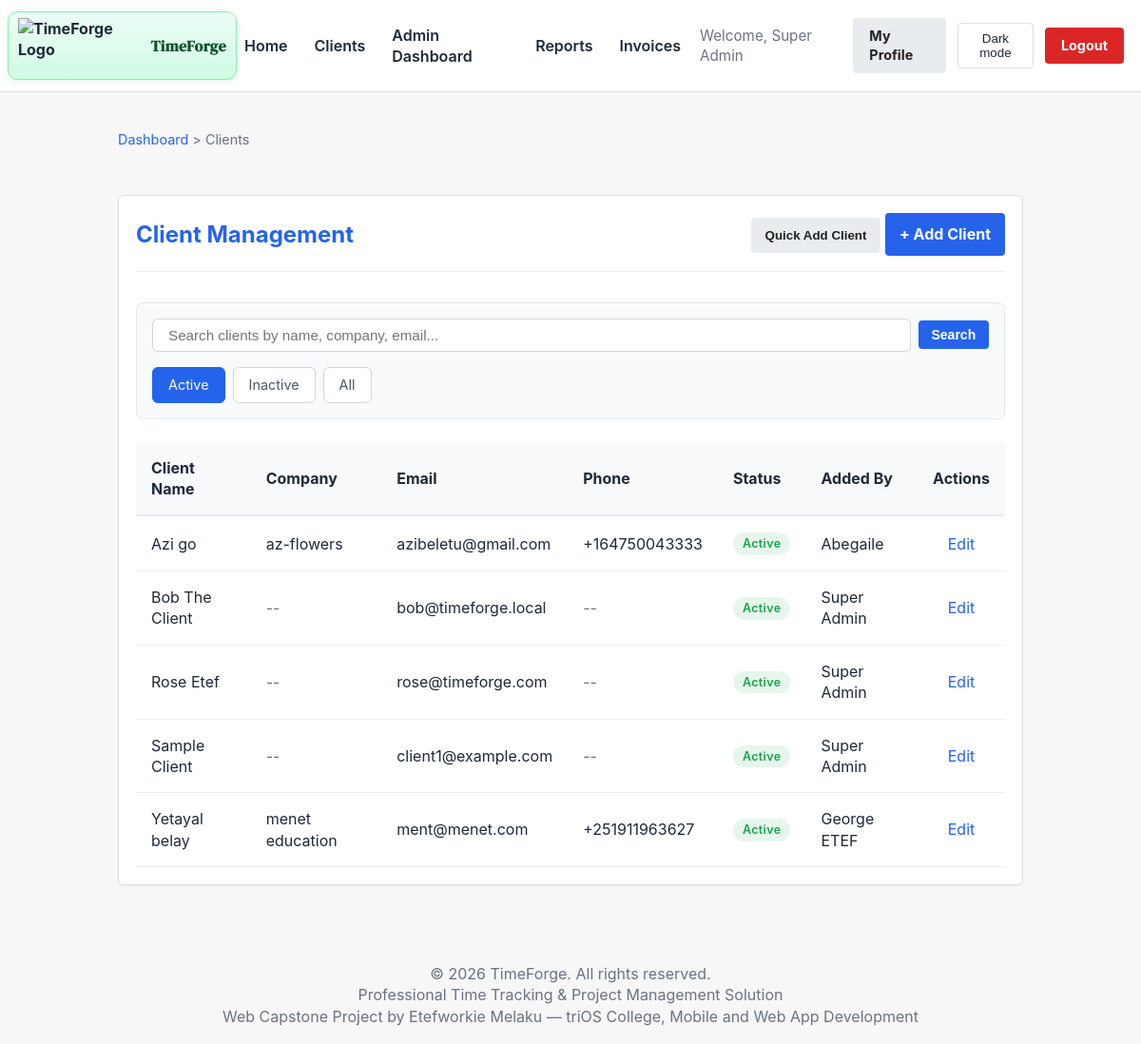
The page /clients.php (signed in) on the database its author committed.
### tables this page shows
CREATE TABLE `clients` (
  `id` int(11) NOT NULL AUTO_INCREMENT,
  `client_name` varchar(100) NOT NULL,
  `company_name` varchar(100) DEFAULT NULL,
  `email` varchar(100) NOT NULL,
  `phone` varchar(20) DEFAULT NULL,
  `address` text DEFAULT NULL,
  `user_id` int(11) DEFAULT NULL,
  `created_by` int(11) NOT NULL,
  `created_at` timestamp NOT NULL DEFAULT current_timestamp(),
  `updated_at` timestamp NOT NULL DEFAULT current_timestamp() ON UPDATE current_timestamp(),
  `is_active` tinyint(1) DEFAULT 1,
  PRIMARY KEY (`id`),
  UNIQUE KEY `email` (`email`),
  KEY `user_id` (`user_id`),
  KEY `created_by` (`created_by`),
  KEY `is_active` (`is_active`),
  CONSTRAINT `clients_ibfk_1` FOREIGN KEY (`user_id`) REFERENCES `users` (`id`) ON DELETE SET NULL,
  CONSTRAINT `clients_ibfk_2` FOREIGN KEY (`created_by`) REFERENCES `users` (`id`) ON DELETE CASCADE
);

CREATE TABLE `users` (
  `id` int(11) NOT NULL AUTO_INCREMENT,
  `username` varchar(50) NOT NULL,
  `email` varchar(100) NOT NULL,
  `password` varchar(255) NOT NULL,
  `role` enum('admin','freelancer','client') NOT NULL DEFAULT 'freelancer',
  `full_name` varchar(100) NOT NULL,
  `company_name` varchar(150) DEFAULT NULL,
  `business_tagline` varchar(200) DEFAULT NULL,
  `is_active` tinyint(1) DEFAULT 1,
  `last_login` datetime DEFAULT NULL,
  `last_active_at` datetime DEFAULT NULL,
  `current_project_id` int(11) DEFAULT NULL,
  `password_reset_token` varchar(255) DEFAULT NULL,
  `password_reset_expires` datetime DEFAULT NULL,
  `created_at` timestamp NOT NULL DEFAULT current_timestamp(),
  `updated_at` timestamp NOT NULL DEFAULT current_timestamp() ON UPDATE current_timestamp(),
  PRIMARY KEY (`id`),
  UNIQUE KEY `username` (`username`),
  UNIQUE KEY `email` (`email`),
  KEY `users_fk_current_project` (`current_project_id`),
  CONSTRAINT `users_fk_current_project` FOREIGN KEY (`current_project_id`) REFERENCES `projects` (`id`) ON DELETE SET NULL
);

### clients.php (the view, shortened to what this page needs)
<?php
require_once __DIR__ . '/db.php';
$user_role = $_SESSION['role'];
$status_filter = $_GET['status'] ?? 'active';
$search_query_raw = $_GET['search'] ?? '';
$search_query = is_string($search_query_raw) ? trim($search_query_raw) : '';
$sql = "SELECT c.*, u.full_name as user_name, creator.full_name as created_by_name
        FROM clients c
        LEFT JOIN users u ON c.user_id = u.id
        LEFT JOIN users creator ON c.created_by = creator.id
        WHERE 1=1";
$params = [];
if ($status_filter === 'active') {
    $sql .= " AND c.is_active = 1";
} elseif ($status_filter === 'inactive') {
    $sql .= " AND c.is_active = 0";
}
$sql .= " ORDER BY c.client_name ASC";
$clients = [];
try {
    $stmt = $pdo->prepare($sql);
    $stmt->execute($params);
    $clients = $stmt->fetchAll();
} catch (PDOException $e) {
    error_log('clients.php query error: ' . $e->getMessage());
    setFlash('error', 'Unable to load clients right now. Please try again.');
}
?>
<!DOCTYPE html>
<html lang="en">
<head>
    <link rel="stylesheet" href="css/style.css">
</head>
<body>
    <?php include_once __DIR__ . '/includes/header_partial.php'; ?>
    <main class="container">
        <div class="breadcrumb">
            <a href="index.php">Dashboard</a> &gt;
            <span>Clients</span>
        </div>
        <div class="card dashboard-card">
            <div class="dashboard-header">
                <h2>Client Management</h2>
                <?php if ($user_role === 'admin' || $user_role === 'freelancer'): ?>
                    <div class="dashboard-actions">
                        <button type="button" class="btn btn-secondary" data-modal-target="quickAddClientModal">Quick Add Client</button>
                        <a href="add_client.php" class="btn btn-primary">+ Add Client</a>
                    </div>
                <?php endif; ?>
            </div>
            <div class="filter-section">
                <form method="get" action="clients.php" class="filter-form">
                    <div class="search-box">
                        <input type="text"
                               name="search"
                               placeholder="Search clients by name, company, email..."
                               value="<?php echo htmlspecialchars($search_query); ?>"
                               class="search-input">
                        <button type="submit" class="btn btn-primary btn-sm">Search</button>
                    </div>
                    <div class="filter-tabs">
                        <a href="?status=active<?php echo $search_query ? '&search=' . urlencode($search_query) : ''; ?>"
                           class="filter-tab <?php echo $status_filter === 'active' ? 'active' : ''; ?>">
                            Active
                        </a>
                        <a href="?status=inactive<?php echo $search_query ? '&search=' . urlencode($search_query) : ''; ?>"
                           class="filter-tab <?php echo $status_filter === 'inactive' ? 'active' : ''; ?>">
                            Inactive
                        </a>
                        <a href="?status=all<?php echo $search_query ? '&search=' . urlencode($search_query) : ''; ?>"
                           class="filter-tab <?php echo $status_filter === 'all' ? 'active' : ''; ?>">
                            All
                        </a>
                    </div>
                </form>
            </div>
            <div class="table-responsive">
                <table class="project-table">
                    <thead>
                        <tr>
                            <th>Client Name</th>
                            <th>Company</th>
                            <th>Email</th>
                            <th>Phone</th>
                            <th>Status</th>
                            <th>Added By</th>
                            <th class="text-center">Actions</th>
                        </tr>
                    </thead>
                    <tbody>
                        <?php if (!empty($clients)): ?>
                            <?php foreach ($clients as $client): ?>
                            <tr>
                                <td class="client-name">
                                    <?php echo htmlspecialchars($client['client_name']); ?>
                                </td>
                                <td><?php echo $client['company_name'] ? htmlspecialchars($client['company_name']) : '<span class="placeholder-text">--</span>'; ?></td>
                                <td><?php echo htmlspecialchars($client['email']); ?></td>
                                <td><?php echo $client['phone'] ? htmlspecialchars($client['phone']) : '<span class="placeholder-text">--</span>'; ?></td>
                                <td>
                                    <span class="status-badge status-<?php echo $client['is_active'] ? 'active' : 'inactive'; ?>">
                                        <?php echo $client['is_active'] ? 'Active' : 'Inactive'; ?>
                                    </span>
                                </td>
                                <td><?php echo htmlspecialchars($client['created_by_name'] ?? 'Unknown'); ?></td>
                                <td class="text-center">
                                    <?php if ($user_role === 'admin' || $user_role === 'freelancer'): ?>
                                        <a href="edit_client.php?id=<?php echo $client['id']; ?>"
                                           class="action-btn-edit">Edit</a>
                                    <?php else: ?>
                                        <span class="placeholder-text">--</span>
                                    <?php endif; ?>
                                </td>
                            </tr>
                            <?php endforeach; ?>
                        <?php endif; ?>
                    </tbody>
                </table>
            </div>
        </div>
    </main>
    <?php include_once __DIR__ . '/includes/footer_partial.php'; ?>
</body>
</html>

### css/style.css (style rules this page uses)
* { margin: 0; padding: 0; box-sizing: border-box; }
html, body { height: 100%; }
body { font-family: -apple-system, BlinkMacSystemFont, "Segoe UI", Roboto, Arial, sans-serif; background: #f7f7f8; color: #1f2937; line-height: 1.4; transition: background-color 0.3s ease, color 0.3s ease; }
a { color: #2563eb; text-decoration: none; }
.container { max-width: 1000px; margin: 0 auto; padding: 24px; }
.card { background: #ffffff; border: 1px solid #dedfe3; border-radius: 6px; padding: 18px; box-shadow: 0 1px 2px rgba(0, 0, 0, 0.06); }
.card h1, .card h2, .card h3 { margin-bottom: 12px; }
.btn { display: inline-block; padding: 10px 14px; border-radius: 4px; border: 1px solid transparent; font-weight: 700; cursor: pointer; }
.btn-primary { background: #2563eb; color: #fff; }
.dashboard-card { margin-top: 2rem; }
.dashboard-header { display: flex; justify-content: space-between; align-items: center; margin-bottom: 2rem; border-bottom: 1px solid #eee; padding-bottom: 1rem; }
.dashboard-header h2 { color: var(--color-accent, #2563eb); margin: 0; }
.table-responsive { overflow-x: auto; }
.project-table { width: 100%; border-collapse: collapse; }
.project-table thead tr { background-color: #f8f9fa; text-align: left; }
.project-table th { padding: 1rem; border-bottom: 2px solid #e9ecef; }
.project-table td { padding: 1rem; border-bottom: 1px solid #eee; }
.placeholder-text { color: #6c757d; }
.text-center { text-align: center; }
.btn-secondary { background: #e9ecef; color: #222; }
.breadcrumb { padding: 1rem 0; margin-bottom: 1rem; font-size: 0.9rem; color: #6b7280; }
.breadcrumb a { color: #2563eb; text-decoration: none; transition: color 0.2s; }
.filter-section { margin-bottom: 1.5rem; padding: 1rem; background: #f9fafb; border-radius: 8px; border: 1px solid #e5e7eb; }
.filter-form { display: flex; flex-direction: column; gap: 1rem; }
.search-box { display: flex; gap: 0.5rem; align-items: center; flex-wrap: wrap; }
.search-input { flex: 1; min-width: 250px; padding: 0.5rem 1rem; border: 1px solid #d1d5db; border-radius: 6px; font-size: 0.95rem; }
.filter-tabs { display: flex; gap: 0.5rem; flex-wrap: wrap; }
.filter-tab { padding: 0.5rem 1rem; border: 1px solid #d1d5db; border-radius: 6px; background: white; color: #4b5563; text-decoration: none; transition: all 0.2s; font-size: 0.9rem; }
.filter-tab.active { background: #2563eb; color: white; border-color: #2563eb; }
.btn-sm { padding: 0.4rem 0.8rem; font-size: 0.875rem; }
.status-badge { display: inline-block; padding: 3px 10px; border-radius: 20px; font-size: 0.78rem; font-weight: 600; letter-spacing: 0.03em; white-space: nowrap; }
.status-active { background-color: rgba(22, 163, 74, 0.1); color: #16a34a; }

### css/time_tracker.css (style rules this page uses)
:root { --tf-timer-bg: #1e1e2d; --tf-timer-text: #ffffff; --tf-timer-accent: #00d2b5; --tf-timer-danger: #ff5b5b; --tf-timer-idle: #f39c12; }

### rows shown on the page
clients: client_name "Azi go", company_name "az-flowers", email "azibeletu@gmail.com", phone "+164750043333", is_active "Active", created_by.full_name "Abegaile"
clients: client_name "Bob The Client", email "bob@timeforge.local", is_active "Active", created_by.full_name "Super Admin"
clients: client_name "Rose Etef", email "rose@timeforge.com", is_active "Active", created_by.full_name "Super Admin"
clients: client_name "Sample Client", email "client1@example.com", is_active "Active", created_by.full_name "Super Admin"
clients: client_name "Yetayal belay", company_name "menet education", email "ment@menet.com", phone "+251911963627", is_active "Active", created_by.full_name "George ETEF"

### other values the page prints
$current_user['full_name'] "Super Admin"
